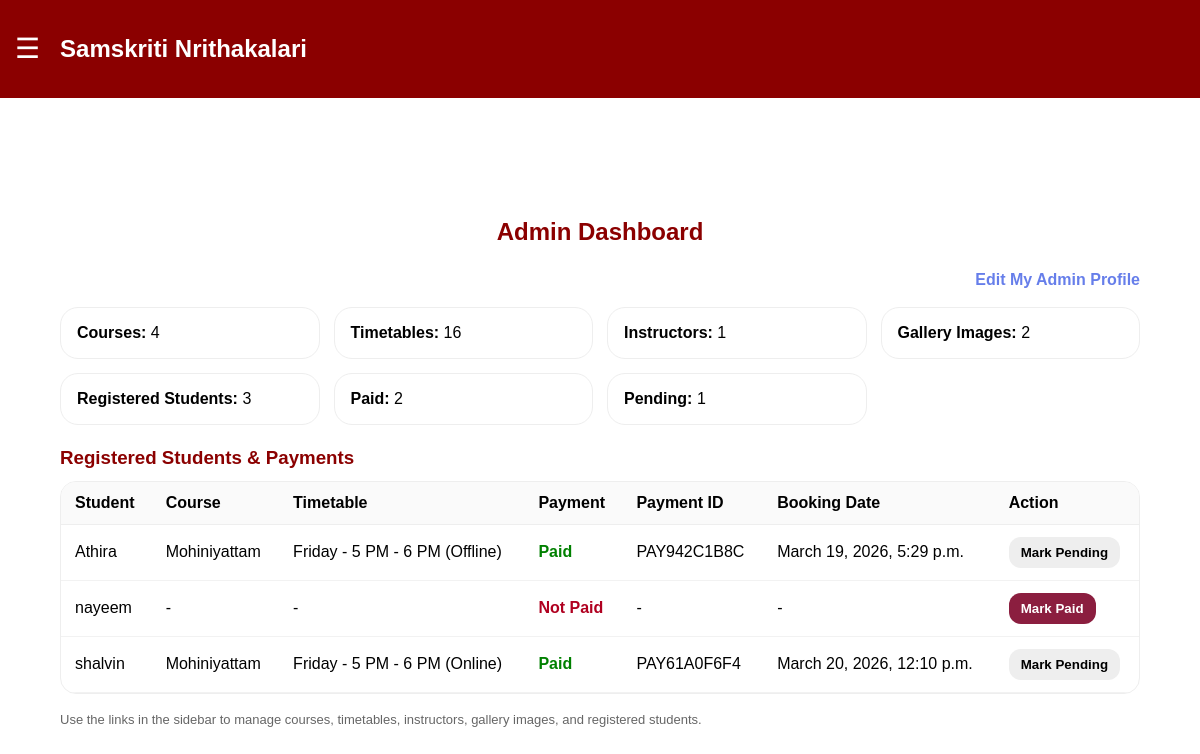
The page /admin-dashboard/ (signed in) on the database its author committed.
### core/models.py (models this page shows, shortened)
class UserProfile(models.Model):
    user = models.OneToOneField(User, on_delete=models.CASCADE)
    age = models.IntegerField()
    phone = models.CharField(max_length=15)
    address = models.TextField(blank=True, default="")
    profile_image = models.ImageField(upload_to="profile_images/", blank=True, null=True)
    selected_course = models.ForeignKey(
        Course,
        on_delete=models.SET_NULL,
        null=True,
        blank=True,
        related_name="selected_by_students",
    )
    selected_timetable = models.ForeignKey(
        Timetable,
        on_delete=models.SET_NULL,
        null=True,
        blank=True,
        related_name="selected_by_students",
    )
    admission_fee_paid = models.BooleanField(default=False)
    payment_id = models.CharField(max_length=100, blank=True, null=True)
    class Meta:
        ordering = ["user__username"]

class Course(models.Model):
    name = models.CharField(max_length=100, default="Course")
    description = models.TextField(blank=True)
    duration = models.CharField(max_length=50, blank=True)
    fee = models.DecimalField(max_digits=10, decimal_places=0, default=1000)
    is_active = models.BooleanField(default=True)
    image = models.ImageField(upload_to="course_images/", blank=True, null=True)
    class Meta:
        ordering = ["name"]

class Timetable(models.Model):
    MODE_ONLINE = "Online"
    MODE_OFFLINE = "Offline"
    MODE_CHOICES = [
        (MODE_ONLINE, "Online"),
        (MODE_OFFLINE, "Offline"),
    ]
    course = models.ForeignKey(Course, on_delete=models.CASCADE, related_name="timetables")
    day = models.CharField(max_length=20)
    time = models.CharField(max_length=50)
    mode = models.CharField(max_length=10, choices=MODE_CHOICES)
    class Meta:
        ordering = ["course__name", "day", "time"]
        unique_together = ("course", "day", "time", "mode")

class Booking(models.Model):
    PAYMENT_PENDING = "Pending"
    PAYMENT_PAID = "Paid"
    PAYMENT_STATUS_CHOICES = [
        (PAYMENT_PENDING, "Pending"),
        (PAYMENT_PAID, "Paid"),
    ]
    STATUS_ACTIVE = "Active"
    STATUS_CANCELLED = "Cancelled"
    BOOKING_STATUS_CHOICES = [
        (STATUS_ACTIVE, "Active"),
        (STATUS_CANCELLED, "Cancelled"),
    ]
    profile = models.OneToOneField(
        UserProfile, on_delete=models.CASCADE, related_name="booking"
    )
    course = models.ForeignKey(Course, on_delete=models.CASCADE)
    timetable = models.ForeignKey(Timetable, on_delete=models.CASCADE)
    booking_date = models.DateTimeField(auto_now_add=True)
    payment_status = models.CharField(
        max_length=20,
        choices=PAYMENT_STATUS_CHOICES,
        default=PAYMENT_PENDING,
    )
    payment_id = models.CharField(max_length=100, blank=True, null=True)
    status = models.CharField(
        max_length=20,
        choices=BOOKING_STATUS_CHOICES,
        default=STATUS_ACTIVE,
    )
    class Meta:
        ordering = ["-booking_date"]

### core/views.py (the view, shortened to what this page needs)
# urls.py: path("admin-dashboard/", views.admin_dashboard, name="admin_dashboard"),
@login_required
def admin_dashboard(request):
    if not is_admin_user(request.user):
        return redirect("dashboard")
    courses_count = Course.objects.count()
    timetables_count = Timetable.objects.count()
    instructors_count = Instructor.objects.count()
    gallery_count = GalleryImage.objects.count()
    students_count = (
        UserProfile.objects.exclude(user__is_staff=True).exclude(user__is_superuser=True).count()
    )
    paid_count = (
        UserProfile.objects.exclude(user__is_staff=True)
        .exclude(user__is_superuser=True)
        .filter(admission_fee_paid=True)
        .count()
    )
    pending_count = (
        UserProfile.objects.exclude(user__is_staff=True)
        .exclude(user__is_superuser=True)
        .filter(admission_fee_paid=False)
        .count()
    )
    students = (
        UserProfile.objects.select_related(
            "user", "selected_course", "selected_timetable", "booking"
        )
        .exclude(user__is_staff=True)
        .exclude(user__is_superuser=True)
        .order_by("user__username")
    )
    return render(
        request,
        "admin_dashboard.html",
        {
            "courses_count": courses_count,
            "timetables_count": timetables_count,
            "instructors_count": instructors_count,
            "gallery_count": gallery_count,
            "students_count": students_count,
            "paid_count": paid_count,
            "pending_count": pending_count,
            "students": students,
        },
    )

### core/views.py (called while the page is built)
def is_admin_user(user):
    return bool(user and user.is_authenticated and (user.is_staff or user.is_superuser))

### templates/admin_dashboard.html (shortened to what this page needs)
{% extends 'base.html' %}
{% block content %}
<div style="max-width:1200px;margin:40px auto;padding:30px;">
    <h2 style="text-align:center;color:#8B0000;margin-bottom:25px;">Admin Dashboard</h2>
    <div style="text-align:right;margin-bottom:18px;">
        <a
            href="{% url 'admin_profile' %}"
            style="color:#667eea;font-weight:800;text-decoration:none;"
        >
            Edit My Admin Profile
        </a>
    </div>
    <div style="display:grid;grid-template-columns:repeat(auto-fit,minmax(220px,1fr));gap:14px;margin-bottom:22px;">
        <div style="background:#fff;border:1px solid #eee;border-radius:18px;padding:16px;">
            <b>Courses:</b> {{ courses_count }}
        </div>
        <div style="background:#fff;border:1px solid #eee;border-radius:18px;padding:16px;">
            <b>Timetables:</b> {{ timetables_count }}
        </div>
        <div style="background:#fff;border:1px solid #eee;border-radius:18px;padding:16px;">
            <b>Instructors:</b> {{ instructors_count }}
        </div>
        <div style="background:#fff;border:1px solid #eee;border-radius:18px;padding:16px;">
            <b>Gallery Images:</b> {{ gallery_count }}
        </div>
        <div style="background:#fff;border:1px solid #eee;border-radius:18px;padding:16px;">
            <b>Registered Students:</b> {{ students_count }}
        </div>
        <div style="background:#fff;border:1px solid #eee;border-radius:18px;padding:16px;">
            <b>Paid:</b> {{ paid_count }}
        </div>
        <div style="background:#fff;border:1px solid #eee;border-radius:18px;padding:16px;">
            <b>Pending:</b> {{ pending_count }}
        </div>
    </div>
    <h3 style="color:#8B0000;margin:10px 0 12px;">Registered Students & Payments</h3>
    {% if students %}
        <div style="overflow:auto;border-radius:16px;border:1px solid #eee;background:white;">
            <table style="width:100%;border-collapse:collapse;">
                <thead>
                    <tr style="background:#fafafa;">
                        <th style="text-align:left;padding:12px 14px;border-bottom:1px solid #eee;">Student</th>
                        <th style="text-align:left;padding:12px 14px;border-bottom:1px solid #eee;">Course</th>
                        <th style="text-align:left;padding:12px 14px;border-bottom:1px solid #eee;">Timetable</th>
                        <th style="text-align:left;padding:12px 14px;border-bottom:1px solid #eee;">Payment</th>
                        <th style="text-align:left;padding:12px 14px;border-bottom:1px solid #eee;">Payment ID</th>
                        <th style="text-align:left;padding:12px 14px;border-bottom:1px solid #eee;">Booking Date</th>
                        <th style="text-align:left;padding:12px 14px;border-bottom:1px solid #eee;">Action</th>
                    </tr>
                </thead>
                <tbody>
                    {% for st in students %}
                        <tr>
                            <td style="padding:12px 14px;border-bottom:1px solid #f2f2f2;">
                                {{ st.user.username }}
                            </td>
                            <td style="padding:12px 14px;border-bottom:1px solid #f2f2f2;">
                                {% if st.selected_course %}{{ st.selected_course.name }}{% else %}-{% endif %}
                            </td>
                            <td style="padding:12px 14px;border-bottom:1px solid #f2f2f2;">
                                {% if st.selected_timetable %}{{ st.selected_timetable.day }} - {{ st.selected_timetable.time }} ({{ st.selected_timetable.mode }}){% else %}-{% endif %}
                            </td>
                            <td style="padding:12px 14px;border-bottom:1px solid #f2f2f2;">
                                {% if st.admission_fee_paid %}
                                    <span style="color:green;font-weight:800;">Paid</span>
                                {% else %}
                                    <span style="color:#b00020;font-weight:800;">Not Paid</span>
                                {% endif %}
                            </td>
                            <td style="padding:12px 14px;border-bottom:1px solid #f2f2f2;">
                                {% if st.payment_id %}{{ st.payment_id }}{% else %}-{% endif %}
                            </td>
                            <td style="padding:12px 14px;border-bottom:1px solid #f2f2f2;">
                                {% if st.booking %}{{ st.booking.booking_date }}{% else %}-{% endif %}
                            </td>
                            <td style="padding:12px 14px;border-bottom:1px solid #f2f2f2;">
                                {% if st.admission_fee_paid %}
                                    <form method="POST" style="display:inline;">
                                        <button type="submit" style="padding:8px 12px;border:none;border-radius:12px;background:#eee;cursor:pointer;font-weight:700;">Mark Pending</button>
                                    </form>
                                {% else %}
                                    <form method="POST" style="display:inline;">
                                        <button type="submit" style="padding:8px 12px;border:none;border-radius:12px;background:#8B1E3F;color:white;cursor:pointer;font-weight:700;">Mark Paid</button>
                                    </form>
                                {% endif %}
                            </td>
                        </tr>
                    {% endfor %}
                </tbody>
            </table>
        </div>
    {% else %}
        <p style="text-align:center;color:#555;">No registered students found.</p>
    {% endif %}
    <div style="margin-top:18px;color:#666;font-size:13px;">
        Use the links in the sidebar to manage courses, timetables, instructors, gallery images, and registered students.
    </div>
</div>
{% endblock %}

### static/css/style.css (style rules this page uses)
body { margin:0; font-family:Arial; }

### rows shown on the page
UserProfile: user.username "Athira", selected_course.name "Mohiniyattam", selected_timetable.day "Friday", selected_timetable.time "5 PM - 6 PM", selected_timetable.mode "Offline", admission_fee_paid "Paid", payment_id "PAY942C1B8C", booking.booking_date "March 19, 2026, 5:29 p.m."
UserProfile: user.username "nayeem", admission_fee_paid "Not Paid"
UserProfile: user.username "shalvin", selected_course.name "Mohiniyattam", selected_timetable.day "Friday", selected_timetable.time "5 PM - 6 PM", selected_timetable.mode "Online", admission_fee_paid "Paid", payment_id "PAY61A0F6F4", booking.booking_date "March 20, 2026, 12:10 p.m."

### other values the page prints
{{ courses_count }} "4"
{{ timetables_count }} "16"
{{ instructors_count }} "1"
{{ gallery_count }} "2"
{{ students_count }} "3"
{{ paid_count }} "2"
{{ pending_count }} "1"
